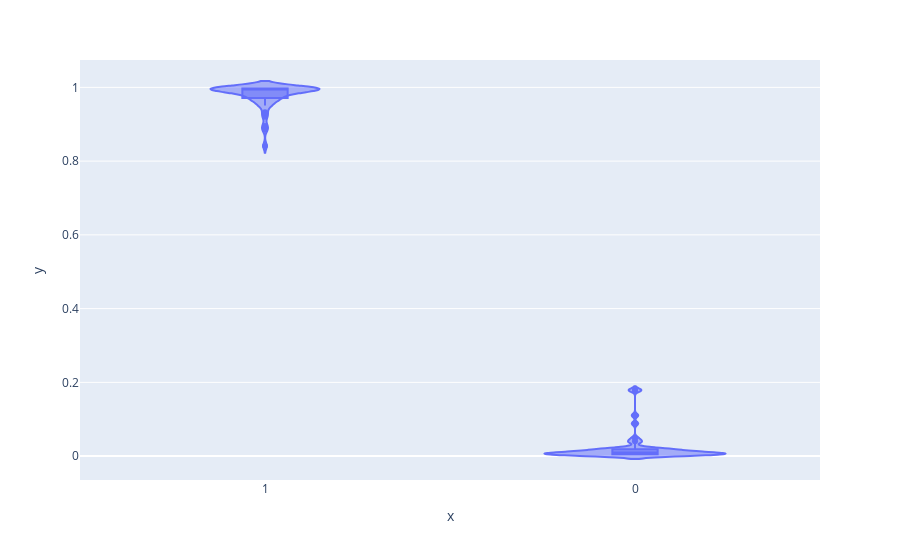

This figure's notebook cell:
### Code cell
# check prediction accuracy

df["y"] = df["y"].astype(str)
fig = px.violin(x=df["y"], y=df["pred"], box=True)
fig.show()

### Figure 1 — Plotly figure (JSON) as saved in the notebook; plotly's stock layout.template omitted (floating-point values rounded to 4 significant figures)
{"data": [{"alignmentgroup": "True", "box": {"visible": true}, "hovertemplate": "x=%{x}<br>y=%{y}<extra></extra>", "legendgroup": "", "marker": {"color": "#636efa"}, "name": "", "offsetgroup": "", "orientation": "v", "scalegroup": "True", "showlegend": false, "type": "violin", "x": ["1", "1", "0", "0", "1", "1", "1", "0", "1", "0", "0", "0", "0", "0", "0", "1", "0", "0", "0", "1", "1", "1", "0", "0", "1", "0", "1", "1", "0", "1", "1", "0", "1", "0", "1", "1", "0", "0", "1", "0", "0", "0", "1", "0", "1", "1", "1", "1", "0", "1", "0", "1", "0", "0", "1", "1", "0", "0", "1", "0", "1", "0", "1", "0", "1", "1", "0", "1", "0", "0", "0", "0", "1", "0", "1", "0", "0", "0", "1", "1", "1", "0", "1", "1", "1", "1", "0", "0", "0", "1", "1", "1", "0", "1", "0", "1", "0", "0", "1", "1"], "x0": " ", "xaxis": "x", "y": [0.9687, 0.9985, 0.08827, 0.01869, 0.9974, 0.9949, 0.9753, 0.0115, 0.9964, 0.01581, 0.009713, 0.002114, 0.02072, 0.01129, 0.00983, 0.9949, 0.01003, 0.008269, 0.003887, 0.9775, 0.9967, 0.9973, 0.01537, 0.006716, 0.997, 0.005169, 0.9554, 0.9713, 0.1796, 0.9822, 0.9827, 0.003771, 0.8853, 0.005229, 0.9914, 0.9979, 0.002421, 0.004822, 0.997, 0.003359, 0.00789, 0.00498, 0.9954, 0.01427, 0.9963, 0.9957, 0.9626, 0.9323, 0.00439, 0.8954, 0.003359, 0.9988, 0.04853, 0.01683, 0.9957, 0.9937, 0.003204, 0.002476, 0.9205, 0.03833, 0.9511, 0.006618, 0.9977, 0.009943, 0.9944, 0.9956, 0.1104, 0.9705, 0.02128, 0.02096, 0.004094, 0.02002, 0.989, 0.005275, 0.841, 0.00786, 0.01147, 0.04004, 0.9985, 0.9973, 0.9973, 0.004253, 0.9729, 0.9976, 0.9947, 0.9943, 0.00833, 0.003419, 0.1782, 0.9914, 0.9971, 0.997, 0.009197, 0.9965, 0.01755, 0.9814, 0.005292, 0.0189, 0.9658, 0.9507], "y0": " ", "yaxis": "y"}], "layout": {"legend": {"tracegroupgap": 0}, "margin": {"t": 60}, "violinmode": "group", "xaxis": {"anchor": "y", "domain": [0, 1], "title": {"text": "x"}}, "yaxis": {"anchor": "x", "domain": [0, 1], "title": {"text": "y"}}}}
